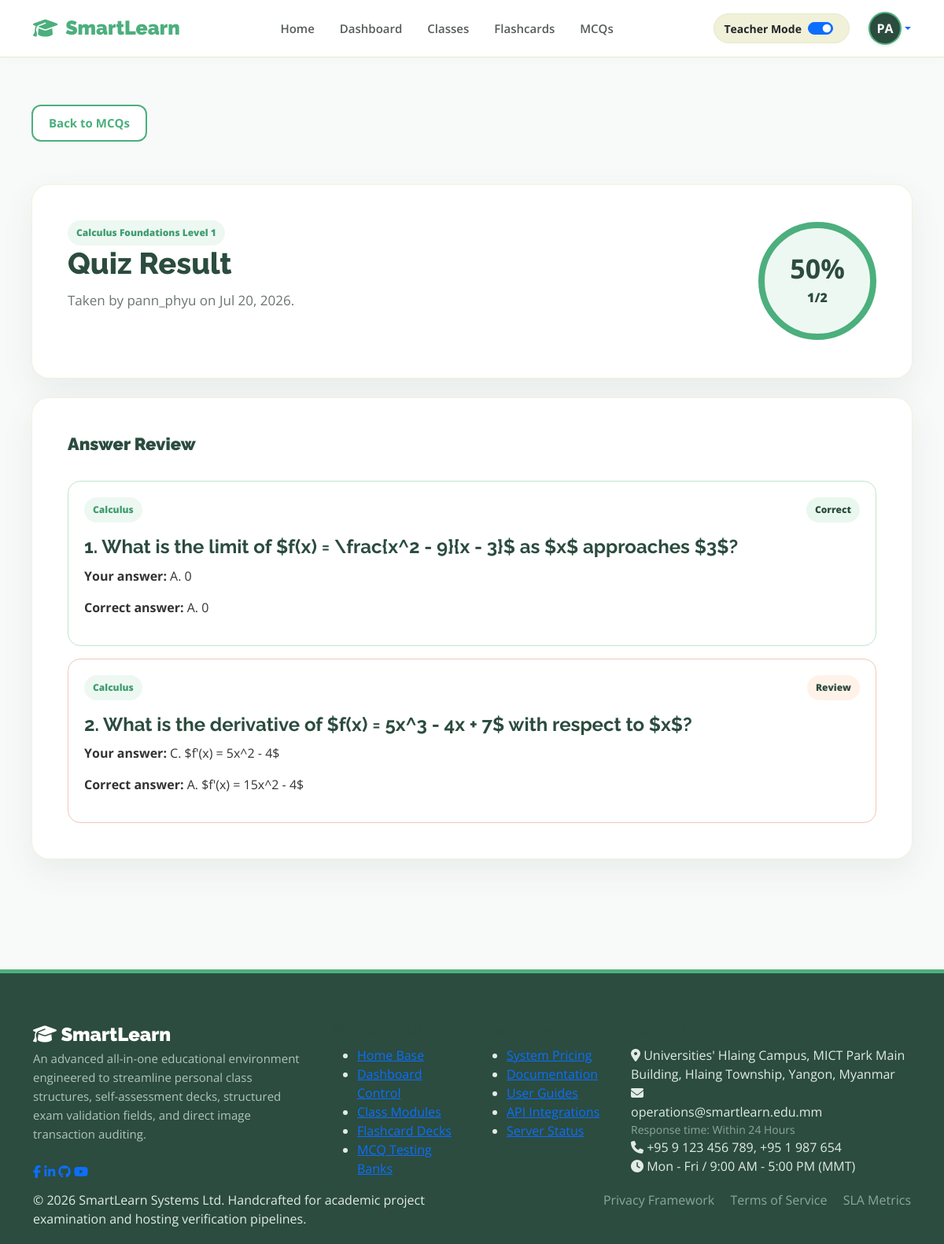
Page /quiz-result/2/ (signed in) on the committed database.
### smartlearnApp/models.py (models this page shows, shortened)
class Classroom(models.Model):
    SUBJECT_CHOICES = [
        ('math', 'Mathematics'),
        ('science', 'Science'),
        ('coding', 'Coding/IT'),
        ('languages', 'Languages'),
        ('arts', 'Arts & Design'),
    ]
    CLASS_TYPES = [
        ('public', 'Public'),
        ('private', 'Private'),
    ]
    class_id = models.AutoField(primary_key=True)
    owner = models.ForeignKey(User, on_delete=models.CASCADE, related_name='owned_classrooms', null=True, blank=True)
    title = models.CharField(max_length=255, null=True, blank=True)
    description = models.TextField()
    subject = models.CharField(max_length=50, choices=SUBJECT_CHOICES, default='math')
    class_type = models.CharField(max_length=20, choices=CLASS_TYPES, default='public', null=True, blank=True)
    price = models.DecimalField(max_digits=10, decimal_places=2, default=0.00)
    created_at = models.DateTimeField(auto_now_add=True)
    created_from_site = models.BooleanField(default=False)

class QuizAttempt(models.Model):
    attempt_id = models.AutoField(primary_key=True)
    classroom = models.ForeignKey(Classroom, on_delete=models.CASCADE, related_name='quiz_attempts')
    student = models.ForeignKey(User, on_delete=models.CASCADE, related_name='quiz_attempts')
    score = models.IntegerField(default=0)
    total_questions = models.IntegerField(default=0)
    answers = models.JSONField(default=dict)
    taken_at = models.DateTimeField(auto_now_add=True)

class MCQQuestion(models.Model):
    OPTION_CHOICES = [
        ('A', 'A'),
        ('B', 'B'),
        ('C', 'C'),
        ('D', 'D'),
    ]
    question_id = models.AutoField(primary_key=True)
    classroom = models.ForeignKey(Classroom, on_delete=models.CASCADE, related_name='mcq_questions')
    created_by = models.ForeignKey(User, on_delete=models.CASCADE, related_name='mcq_questions')
    topic = models.CharField(max_length=120)
    question = models.TextField()
    option_a = models.CharField(max_length=255)
    option_b = models.CharField(max_length=255)
    option_c = models.CharField(max_length=255)
    option_d = models.CharField(max_length=255)
    correct_option = models.CharField(max_length=1, choices=OPTION_CHOICES)
    explanation = models.TextField(blank=True)
    created_at = models.DateTimeField(auto_now_add=True)
    def option_text(self, option):
        return {
            'A': self.option_a,
            'B': self.option_b,
            'C': self.option_c,
            'D': self.option_d,
        }.get(option, '')

### smartlearnApp/views.py (the view)
# urls.py: path('quiz-result/<int:attempt_id>/', views.quiz_result, name='quiz_result'),
def quiz_result(request, attempt_id):
    attempt = get_object_or_404(
        QuizAttempt.objects.select_related('classroom', 'student'),
        attempt_id=attempt_id
    )
    current_user, blocked_response = require_classroom_access(request, attempt.classroom)
    if blocked_response:
        return blocked_response
    if attempt.student != current_user and attempt.classroom.owner != current_user:
        messages.error(request, "You can only view your own quiz result.")
        return redirect('mcqs', class_id=attempt.classroom.class_id)
    questions = MCQQuestion.objects.filter(classroom=attempt.classroom).order_by('topic', 'question_id')
    reviewed_questions = []
    for question in questions:
        answer = attempt.answers.get(str(question.question_id), {})
        selected = answer.get('selected', '')
        reviewed_questions.append({
            'question': question,
            'selected': selected,
            'selected_text': question.option_text(selected),
            'correct_text': question.option_text(question.correct_option),
            'is_correct': answer.get('is_correct', False),
        })
    percentage = round((attempt.score / attempt.total_questions) * 100) if attempt.total_questions else 0
    return render(request, 'quiz_result.html', {
        'attempt': attempt,
        'classroom': attempt.classroom,
        'reviewed_questions': reviewed_questions,
        'percentage': percentage,
    })

### smartlearnApp/templates/quiz_result.html (shortened to what this page needs)
{% extends 'base.html' %}
{% block content %}
<div class="learning-page-header">
    <a href="{% url 'mcqs' classroom.class_id %}" class="back-link">Back to MCQs</a>
</div>
<section class="styled-card result-hero">
    <div>
        <span class="topic-label">{{ classroom.title }}</span>
        <h2 class="page-heading-large">Quiz Result</h2>
        <p class="subtext-muted">Taken by {{ attempt.student.username }} on {{ attempt.taken_at|date:"M d, Y" }}.</p>
    </div>
    <div class="score-ring">
        <strong>{{ percentage }}%</strong>
        <span>{{ attempt.score }}/{{ attempt.total_questions }}</span>
    </div>
</section>
<section class="styled-card result-review">
    <h3 class="section-heading">Answer Review</h3>
    {% for item in reviewed_questions %}
        <article class="result-question-card {% if item.is_correct %}result-correct{% else %}result-wrong{% endif %}">
            <div class="quiz-question-topline">
                <span class="topic-label">{{ item.question.topic }}</span>
                {% if item.is_correct %}
                    <span class="result-status">Correct</span>
                {% else %}
                    <span class="result-status">Review</span>
                {% endif %}
            </div>
            <h4>{{ forloop.counter }}. {{ item.question.question }}</h4>
            <p><strong>Your answer:</strong> {{ item.selected|default:"Not answered" }}{% if item.selected_text %}. {{ item.selected_text }}{% endif %}</p>
            <p><strong>Correct answer:</strong> {{ item.question.correct_option }}. {{ item.correct_text }}</p>
        </article>
    {% empty %}
        <p class="empty-text-centered">No questions were available for this attempt.</p>
    {% endfor %}
</section>
{% endblock %}

### smartlearnApp/templates/base.html (shortened to what this page needs)
{% load static %}
<!DOCTYPE html>
<html lang="en">
<head>
    <link href="https://cdn.jsdelivr.net/npm/bootstrap@5.0.0/dist/css/bootstrap.min.css" rel="stylesheet">
    <link rel="stylesheet" href="https://cdnjs.cloudflare.com/ajax/libs/font-awesome/6.5.2/css/all.min.css">
    <link rel="stylesheet" href="{% static 'css/style.css' %}">
</head>
<body>
    <header class="navbar navbar-expand-lg navbar-light sticky-top">
        <div class="container">
            <a href="{% url 'home' %}" class="logo">
                <i class="fa-solid fa-graduation-cap"></i> SmartLearn
            </a>
            <div class="collapse navbar-collapse" id="mainNavbar">
                <ul class="navbar-nav mx-auto mb-2 mb-lg-0">
                    <li class="nav-item"><a class="nav-link px-3" href="{% url 'home' %}">Home</a></li>
                    <li class="nav-item"><a class="nav-link px-3" href="{% url 'dashboard' %}">Dashboard</a></li>
                    <li class="nav-item"><a class="nav-link px-3" href="{% url 'browse_classes' %}">Classes</a></li>
                    <li class="nav-item"><a class="nav-link px-3" href="{% url 'all_flashcards' %}">Flashcards</a></li>
                    <li class="nav-item"><a class="nav-link px-3" href="{% url 'all_mcqs' %}">MCQs</a></li>
                </ul>
                <div class="d-flex align-items-center gap-3">
                    <div class="teacher-toggle-box d-flex align-items-center me-2">
                        <span class="fw-bold me-2 small text-dark">Teacher Mode</span>
                        <div class="form-check form-switch m-0">
                            <input class="form-check-input" type="checkbox" id="teacherModeToggle" style="cursor: pointer;" checked>
                        </div>
                    </div>
                    {% if user.is_authenticated %}
                        <div class="dropdown">
                            <a href="#" class="d-flex align-items-center text-decoration-none dropdown-toggle" id="profileDropdown" data-bs-toggle="dropdown" aria-expanded="false">
                                <div class="rounded-circle d-flex align-items-center justify-content-center text-white fw-bold shadow-sm"
                                     style="width: 42px; height: 42px; background-color: #2b4c3f; border: 2px solid #4CAF7D;">
                                    {{ request.user.username|slice:":2"|upper }}
                                </div>
                            </a>
                        </div>
                    {% else %}
                        <a href="{% url 'login' %}" class="btn btn-matcha-outline">Sign In</a>
                        <a href="{% url 'register' %}" class="btn btn-matcha-primary">Get Started</a>
                    {% endif %}
                </div>
            </div>
        </div>
    </header>
    <main class="main-container">
        {% block content %}{% endblock %}
    </main>
    <footer class="main-footer">
        <div class="container">
            <div class="row g-4">
                <div class="col-lg-4 col-md-6">
                    <a href="#" class="footer-logo">
                        <i class="fa-solid fa-graduation-cap"></i> Smart<span>Learn</span>
                    </a>
                    <p style="color: #b2c4bc; font-size: 15px; max-width: 340px; line-height: 1.6;" class="mb-4">
                        An advanced all-in-one educational environment engineered to streamline personal class structures, self-assessment decks, structured exam validation fields, and direct image transaction auditing.
                    </p>
                    <div class="social-container">
                        <a href="#" class="social-icon-btn"><i class="fab fa-facebook-f"></i></a>
                        <a href="#" class="social-icon-btn"><i class="fab fa-linkedin-in"></i></a>
                        <a href="#" class="social-icon-btn"><i class="fab fa-github"></i></a>
                        <a href="#" class="social-icon-btn"><i class="fab fa-youtube"></i></a>
                    </div>
                </div>
                <div class="col-lg-2 col-md-6 col-6">
                    <h5 class="footer-links-header">Product Hub</h5>
                    <ul class="footer-links-list">
                        <li><a href="{% url 'home' %}">Home Base</a></li>
                        <li><a href="{% url 'dashboard' %}">Dashboard Control</a></li>
                        <li><a href="#">Class Modules</a></li>
                        <li><a href="#">Flashcard Decks</a></li>
                        <li><a href="#">MCQ Testing Banks</a></li>
                    </ul>
                </div>
                <div class="col-lg-2 col-md-6 col-6">
                    <h5 class="footer-links-header">Resources</h5>
                    <ul class="footer-links-list">
                        <li><a href="#">System Pricing</a></li>
                        <li><a href="#">Documentation</a></li>
                        <li><a href="#">User Guides</a></li>
                        <li><a href="#">API Integrations</a></li>
                        <li><a href="#">Server Status</a></li>
                    </ul>
                </div>
                <div class="col-lg-4 col-md-6">
                    <h5 class="footer-links-header">Central Support Contact</h5>
                    <div class="contact-info-item">
                        <i class="fa-solid fa-location-dot"></i>
                        <span>Universities' Hlaing Campus, MICT Park Main Building, Hlaing Township, Yangon, Myanmar</span>
                    </div>
                    <div class="contact-info-item">
                        <i class="fa-solid fa-envelope"></i>
                        <div>
                            <span class="d-block">operations@smartlearn.edu.mm</span>
                            <span class="d-block text-muted small" style="color: #8fa69c !important;">Response time: Within 24 Hours</span>
                        </div>
                    </div>
                    <div class="contact-info-item">
                        <i class="fa-solid fa-phone"></i>
                        <span>+95 9 123 456 789, +95 1 987 654</span>
                    </div>
                    <div class="contact-info-item">
                        <i class="fa-solid fa-clock"></i>
                        <span>Mon - Fri / 9:00 AM - 5:00 PM (MMT)</span>
                    </div>
                </div>
            </div>
            <div class="row footer-bottom-bar text-center text-md-start">
                <div class="col-md-6 mb-3 mb-md-0">
                    <p class="mb-0">© 2026 SmartLearn Systems Ltd. Handcrafted for academic project examination and hosting verification pipelines.</p>
                </div>
                <div class="col-md-6 text-md-end">
                    <a href="#" class="text-decoration-none me-3" style="color: #8fa69c;">Privacy Framework</a>
                    <a href="#" class="text-decoration-none me-3" style="color: #8fa69c;">Terms of Service</a>
                    <a href="#" class="text-decoration-none" style="color: #8fa69c;">SLA Metrics</a>
                </div>
            </div>
        </div>
    </footer>
</body>
</html>

### rows in the picture
Classroom: title "Calculus Foundations Level 1"
QuizAttempt: student.username "pann_phyu", taken_at "Jul 20, 2026", score "1", total_questions "2"
MCQQuestion: question.topic "Calculus", shows "Correct", question.question "What is the limit of $f(x) = \\frac{x^2 - 9}{x - 3}$ as $x$ approaches $3$?", selected "A", selected_text "0", question.correct_option "A", correct_text "0"
MCQQuestion: question.topic "Calculus", shows "Review", question.question "What is the derivative of $f(x) = 5x^3 - 4x + 7$ with respect to $x$?", selected "C", selected_text "$f'(x) = 5x^2 - 4$", question.correct_option "A", correct_text "$f'(x) = 15x^2 - 4$"

### other values in the picture
{{ request.user.username|slice:":2"|upper }} "PA"
{{ percentage }} "50"
